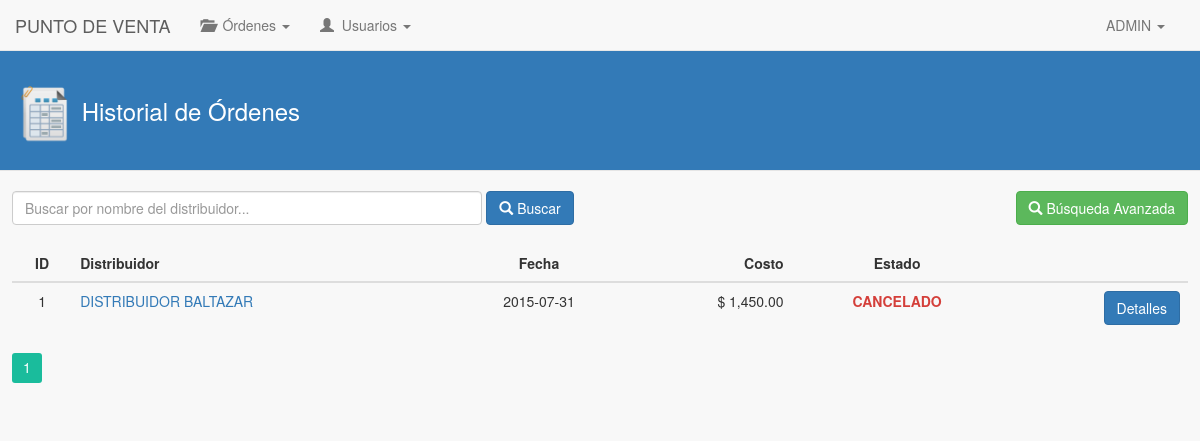
Page /puntoVenta/historialOrdenes/index.php (signed in) on the earlier database version.
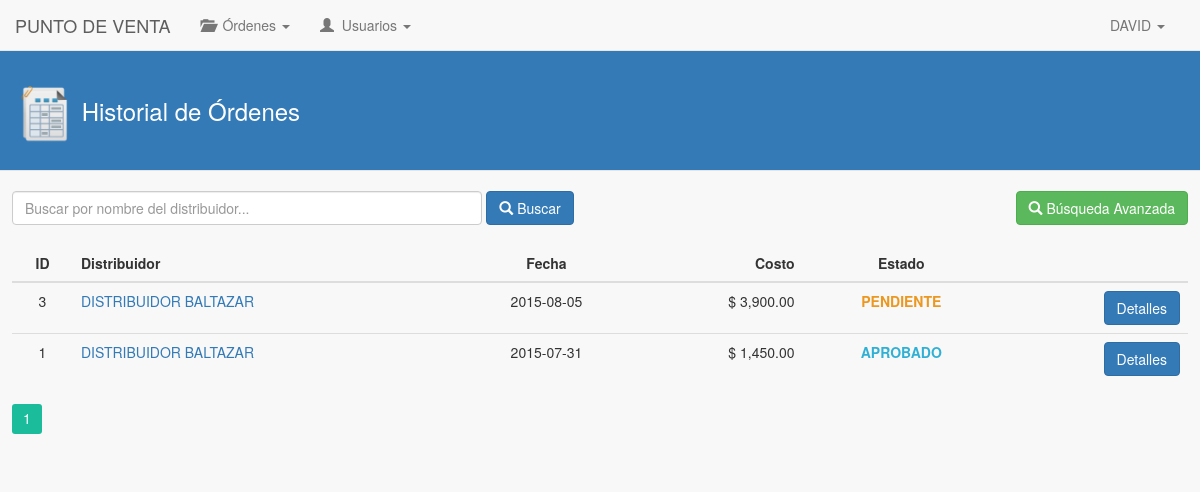
Same page on the later database version.
### tables this page shows
CREATE TABLE IF NOT EXISTS `usuario_punto_venta` (
  `id_usuario_pv` int(11) NOT NULL AUTO_INCREMENT,
  `nombre_usuario_pv` varchar(45) NOT NULL,
  `apellidos_usuario_pv` varchar(45) NOT NULL,
  `telefono_usuario_pv` varchar(45) NOT NULL,
  `direccion_usuario_pv` varchar(45) NOT NULL,
  `id_usuario_fk` int(11) NOT NULL,
  `id_punto_venta_fk` int(11) NOT NULL,
  PRIMARY KEY (`id_usuario_pv`),
  KEY `id_usuario_fk_idx` (`id_usuario_fk`),
  KEY `id_usuario_punto_venta_idx` (`id_punto_venta_fk`)
);

CREATE TABLE IF NOT EXISTS `ordenes_punto_venta` (
  `id_orden` int(11) NOT NULL AUTO_INCREMENT,
  `fecha_orden` date NOT NULL,
  `fecha_entrega_orden` date NOT NULL,
  `costo_orden` decimal(10,2) NOT NULL,
  `descripcion_orden` text,
  `descripcion_cancelacion` text,
  `descripcion_rechazo` text,
  `id_usuario_punto_venta_fk` int(11) NOT NULL,
  `id_distribuidor_fk` int(11) NOT NULL,
  `estado_orden` int(11) NOT NULL,
  PRIMARY KEY (`id_orden`),
  KEY `id_usuario_punto_venta_idx` (`id_usuario_punto_venta_fk`),
  KEY `id_distribuidor_fk_idx` (`id_distribuidor_fk`)
);

CREATE TABLE IF NOT EXISTS `empresa_distribuidores` (
  `id_distribuidor` int(11) NOT NULL AUTO_INCREMENT,
  `nombre_distribuidor` varchar(200) NOT NULL,
  `rfc_distribuidor` varchar(15) NOT NULL,
  `pais_distribuidor` varchar(100) NOT NULL,
  `estado_distribuidor` varchar(100) NOT NULL,
  `ciudad_distribuidor` varchar(100) NOT NULL,
  `cp_distribuidor` varchar(10) NOT NULL,
  `email_distribuidor` varchar(45) NOT NULL,
  `tel1_distribuidor` varchar(20) NOT NULL,
  `tel2_distribuidor` varchar(20) NOT NULL,
  `direccion_distribuidor` text NOT NULL,
  `id_usuario_que_registro` int(11) NOT NULL,
  `fecha_registro_dist` date NOT NULL,
  `fecha_modificacion_dist` date NOT NULL,
  `estado_d` int(1) NOT NULL DEFAULT '1',
  PRIMARY KEY (`id_distribuidor`)
);

### puntoVenta/historialOrdenes/index.php (the view, shortened to what the changed rows need)
<!DOCTYPE html>
<html>
	<head>
		<link rel="stylesheet" type="text/css" href="../../lib/bootstrap-3.3.5/css/bootstrap.min.css">
		<link rel='stylesheet' type='text/css' href='../../lib/pagination/css.css'/>
		<link rel="stylesheet" type="text/css" href="../../css/estilos.css">
	</head>
	<body>
		<?php
			include('../mod/navbar.php');
		?>
		<div class="contenido-general">
			<br>
			<div class="contenido-general-2">
				<br>
				<div id="paginacion-resultados">
					<table class="table">
						<thead>
							<tr>
								<th class="centro">ID</th>
								<th>Distribuidor</th>
								<th class="centro">Fecha</th>
								<th class="derecha">Costo</th>
								<th class="centro">Estado</th>
								<th></th>
							</tr>
						</thead>
						<tbody>
							<?php
								$consulta = "SELECT id_punto_venta_fk FROM usuario_punto_venta WHERE id_usuario_fk = ".$_SESSION['id_usuario'];
								$resultado = mysql_query($consulta);
								$row = mysql_fetch_array($resultado);
								$idUsuarioPvFK = $row['id_punto_venta_fk'];
							    $consulta = "SELECT ords.id_orden, epqs.id_distribuidor, epqs.nombre_distribuidor, ords.fecha_entrega_orden, ords.costo_orden, ords.estado_orden FROM ordenes_punto_venta AS ords, empresa_distribuidores AS epqs WHERE ords.id_distribuidor_fk = epqs.id_distribuidor AND ords.id_usuario_punto_venta_fk = $idUsuarioPvFK ORDER BY ords.id_orden DESC";
								$resultado = mysql_query($consulta);
								while($row = mysql_fetch_array($resultado)){ ?>
									<tr>
						          		<td class="centro"><?php echo $row['id_orden']; ?></td>
						          		<td>
						          			<?php
						          				$idDistribuidor = $row['id_distribuidor'];
						          				$consulta2 = "SELECT * FROM empresa_distribuidores WHERE id_distribuidor = $idDistribuidor";
						          				$resultado2 = mysql_query($consulta2);
						          				$row2 = mysql_fetch_array($resultado2);
						          			?>
						          			<a href="#" class="popover-distribuidor"
						          				tabindex="0"
						          				data-toggle="popover"
						          				data-placement="right"
						          				data-trigger="focus"
						          				data-container="body"
						          				data-html="true"
						          				title="<center><strong><?php echo $row2['nombre_distribuidor']; ?></strong></center>"
						          				data-content="<table class='table'>
						          								<tr>
						          									<td><strong>RFC: </strong></td>
						          									<td><?php echo $row2['rfc_distribuidor']; ?></td>
						          								</tr>
						          								<tr>
						          									<td><strong>Ciudad: </strong></td>
						          									<td><?php echo $row2['ciudad_distribuidor']; ?></td>
						          								</tr>
						          								<tr>
						          									<td><strong>Dirección: </strong></td>
						          									<td><?php echo $row2['direccion_distribuidor']; ?></td>
						          								</tr>
						          								<tr>
						          									<td><strong>Teléfono(s): </strong></td>
						          									<td><?php echo $row2['tel1_distribuidor'].' / '.$row2['tel2_distribuidor']; ?></td>
						          								</tr>
						          								<tr>
						          									<td><strong>Email: </strong></td>
						          									<td><?php echo $row2['email_distribuidor']; ?></td>
						          								</tr>
						          							  <table>">
						          				<?php echo $row['nombre_distribuidor']; ?>
						          			</a>
						          		</td>
						          		<td class="centro"><?php echo $row['fecha_entrega_orden']; ?></td>
						          		<td class="derecha"><?php echo "$ ".number_format($row['costo_orden'], 2, '.', ',')	; ?></td>
					          			<?php
					          				$estado = $row['estado_orden'];
					          				switch($estado) {
					          					case '1': echo "<td class='centro pendiente'><span class='link-estado' onclick='mostrarModalEstado(".$row['id_orden'].")'>PENDIENTE</span></td>"; break;
					          					case '5': echo "<td class='centro cancelado'><span class='popover-estado link-estado' tabindex='0' data-toggle='popover' data-placement='top' data-trigger='focus' data-container='body' data-content='CANCELADO POR EMPAQUE'>CANCELADO</span></td>"; break;
					          					case '6': echo "<td class='centro aprobado'><span class='link-estado' onclick='mostrarModalEstado(".$row['id_orden'].")'>APROBADO</span></td>"; break;
					          				}
					          			?>
						          		<td class="derecha">
							        		<button class="btn btn-primary" onClick="mostrarDetalles(<?php echo $row['id_orden']; ?>)">Detalles</button>
							        	</td>
						    	    </tr>
								<?php $cont++;
								}
							?>
						</tbody>
					</table>
				</div>
			</div>
		</div>
	</body>
</html>

### puntoVenta/mod/navbar.php (shortened to what the changed rows need)
<?php
	$consulta = "SELECT nombre_usuario_pv FROM usuario_punto_venta WHERE id_usuario_fk = ".$_SESSION['id_usuario'];
	$resultado = mysql_query($consulta);
	$row = mysql_fetch_array($resultado);
	$nombreUsuario = $row['nombre_usuario_pv'];
?>
<nav class="navbar navbar-default navbar-fixed-top" role="navigation">
	<div class="container-fluid">
		<div class="navbar-header">
			<a href="../" class="navbar-brand">PUNTO DE VENTA</a>
		</div>
	  	<div class="collapse navbar-collapse" id="navbar-collapse-01">
	    	<ul class="nav navbar-nav navbar-right">
		        <li class="dropdown">
		          	<a href="#" class="dropdown-toggle" data-toggle="dropdown" role="button" aria-expanded="false"><span class="fui-user"></span> &nbsp;<?php echo $nombreUsuario; ?> <span class="caret"></span></a>
		        </li>
		    </ul>
	  	</div>
	</div>
</nav>

Differences in the rows shown:
changed usuario_punto_venta: nombre_usuario_pv "ADMIN" → "DAVID"
added ordenes_punto_venta: id_orden "3", id_distribuidor_fk.nombre_distribuidor "DISTRIBUIDOR BALTAZAR", fecha_entrega_orden "2015-08-05", costo_orden "3,900.00"
changed ordenes_punto_venta id 1: estado_orden "CANCELADO" → "APROBADO"
